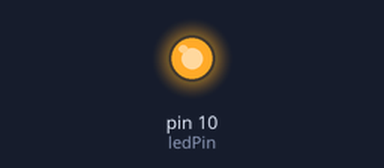
Simulated run of this sketch. Board: Arduino Uno, built with avr-gcc and run on an emulated ATmega328P. Parts: output pins drawn as LEDs (lit = HIGH).

Above: at 1.0 s.
At 5.6 s:
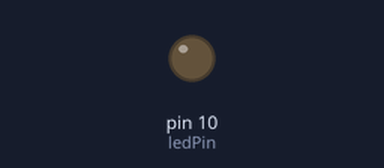
Timing chart, 0 to 10.7 s (numbered marks = the images above):
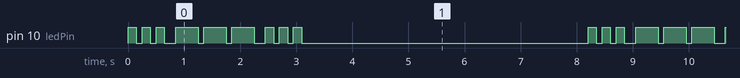

Measured:
- by itself, pin 10 (ledPin): repeats every 8.2 s: 2 × (LOW 0.10 s, HIGH 0.15 s), LOW 0.20 s, 2 × (HIGH 0.40 s, LOW 0.10 s), HIGH 0.40 s, LOW 0.20 s, 2 × (HIGH 0.15 s, LOW 0.10 s), HIGH 0.15 s, LOW 5.1 s, HIGH 0.15 s
- by itself, everything shown: repeats every 8.2 s, in 18 steps

The sketch:

led-sos.ino
```cpp
// LED connected to digital pin 10
#define ledPin 10

// run once, when the sketch starts
void setup() {
  pinMode(ledPin, OUTPUT);
}

// run over and over again
void loop() {
  // 3 dits (...)
  letterS();
  // 100ms delay to cause slight gap between letters
  delay(100);
  // 3 dahs (---)
  letterO();
  // 100ms delay to cause slight gap between letters
  delay(100);
  // 3 dits (...)
  letterS();
  // wait 5 seconds before repeating the SOS signal
  delay(5000);
}

void letterS() {
  for (int i= 0; i < 3; i++) {
    digitalWrite(ledPin, HIGH); // sets the LED on
    delay(150); // waits for 150ms
    digitalWrite(ledPin, LOW); // sets the LED off
    delay(100); // waits for 100ms
  }
}

void letterO() {
  for (int i = 0; i < 3; i++) {
    digitalWrite(ledPin, HIGH); // sets the LED on
    delay(400); // waits for 400ms
    digitalWrite(ledPin, LOW); // sets the LED off
    delay(100); // waits for 100ms
  }
}
```
